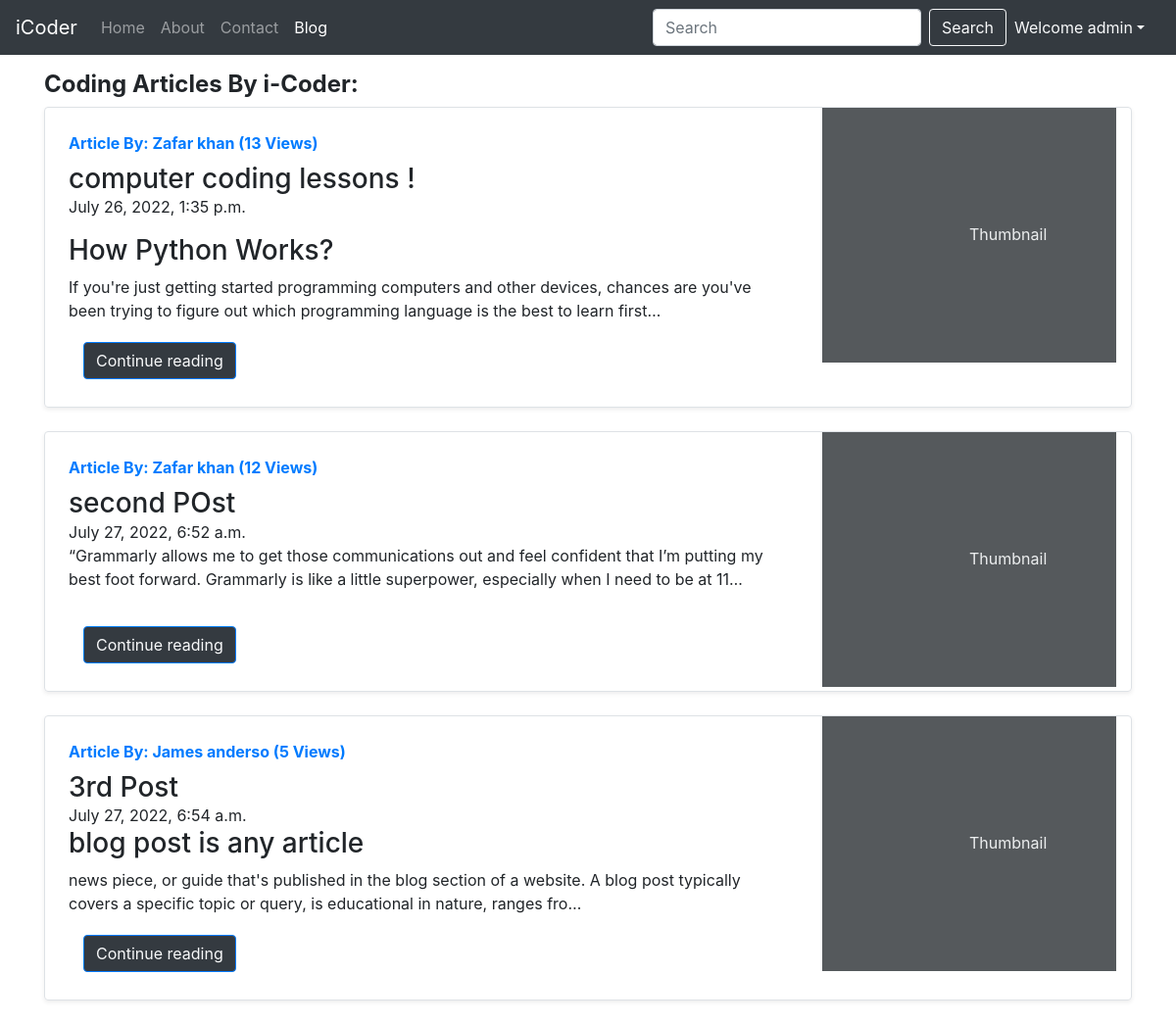
Page /blog/ (signed in) on the committed database.
### blog/models.py (models this page shows, shortened)
class post(models.Model):
    sno = models.AutoField(primary_key=True)
    title = models.CharField(max_length=50)
    author = models.CharField(max_length=13)
    slug = models.CharField(max_length=130)
    content= models.TextField()
    views = models.IntegerField(default=0)
    images = models.ImageField(upload_to='')
    Timestamp = models.DateTimeField(blank=True)

### blog/views.py (the view)
# urls.py: path("", views.blogHome , name="blogHome"),
def blogHome(request):
    allPost = post.objects.all()
    context = {"allPost":allPost}
    return render(request , "blog/blogHome.html" , context)

### templates/blog/blogHome.html (shortened to what this page needs)
{% extends 'base.html' %}
{% block blogactive %}active{% endblock blogactive  %}
{% block body %}
<div class="container my-3">
    <h4><b>Coding Articles By i-Coder:</b></h4>
    {% for post in allPost %}
    <div class= "container-fluid scol-md-6">
        <div class="row g-0 border rounded overflow-hidden flex-md-row mb-4 shadow-sm h-md-250 position-relative">
          <div class="col p-4 d-flex flex-column position-static">
            <strong class="d-inline-block mb-2 text-primary">Article By: {{post.author}} ({{post.views}} Views)</strong>
            <h3 class="mb-0">{{post.title}}</h3>
            <div class="mb-0">{{post.Timestamp}}</div>
            <p class="card-text mb-auto"><div class="preview">{{post.content |safe| truncatechars:200}}</div></p>
            <div class="container my-1">
            <a href="/blog/{{post.slug}}" role="button" class="btn btn-primary bg-dark text-light"> Continue reading</a>
            </div>
          </div>
          <div class="col-auto d-none d-lg-block">
            <svg class="bd-placeholder-img" width="300" height="260" xmlns="http://www.w3.org/2000/svg" role="img" aria-label="Placeholder: Thumbnail" preserveAspectRatio="xMidYMid slice" focusable="false"><title>Placeholder</title><rect width="100%" height="100%" fill="#55595c"></rect><text x="50%" y="50%" fill="#eceeef" dy=".3em">Thumbnail</text></svg>
          </div>
          </div>
        </div>
        {% endfor %}
</div>
{% endblock body %}

### templates/base.html (shortened to what this page needs)
<!doctype html>
<html lang="en">
  <head>
    <link rel="stylesheet" href="https://stackpath.bootstrapcdn.com/bootstrap/4.5.2/css/bootstrap.min.css">
  </head>
  <body>
    <nav class="navbar navbar-expand-lg navbar-dark bg-dark">
        <a class="navbar-brand" href="/">iCoder</a>
        <div class="collapse navbar-collapse" id="navbarSupportedContent">
          <ul class="navbar-nav mr-auto">
            <li class="nav-item {% block homeactive %}{% endblock homeactive  %}">
              <a class="nav-link" href="/">Home <span class="sr-only">(current)</span></a>
            </li>
            <li class="nav-item {% block aboutactive %}{% endblock aboutactive  %}">
              <a class="nav-link" href="/about">About</a>
            </li>
            <li class="nav-item {% block contactactive %}{% endblock contactactive  %}">
              <a class="nav-link" href="/contact">Contact</a>
            </li>
            <li class="nav-item {% block blogactive %}{% endblock blogactive  %}">
              <a class="nav-link" href="/blog">Blog</a>
            </li>
          </ul>
          <form method="get" action="/search" class="form-inline my-2 my-lg-0 mx-3l">
            <input class="form-control mr-sm-2" type="search" placeholder="Search" aria-label="Search" name="query" id="query">
              <button type="sumit" class="btn btn-outline-light  me-2"> Search </button>
          </form>
  {% if user.is_authenticated %}
<ul class="navbar-nav mr-2">
<li class="nav-item dropdown">
<a class="nav-link dropdown-toggle text-light" href='#' id="navbarDropdown" role="button" data-toggle="dropdown"> Welcome {{request.user}}</a>
      </li>
      </ul>
      </div>
  {% endif %}
        </nav>
        {% block body %}  {% endblock body %}
  </body>
</html>

### rows in the picture
post: author "Zafar khan", views "13", title "computer coding lessons !", Timestamp "July 26, 2022, 1:35 p.m.", content "How Python Works? If you're just getting started programming computers and other devices, chances are you've been trying to figure out which programming language is the best to learn first…"
post: author "Zafar khan", views "12", title "second POst", Timestamp "July 27, 2022, 6:52 a.m.", content "“Grammarly allows me to get those communications out and feel confident that I’m putting my best foot forward. Grammarly is like a little superpower, especially when I need to be at 11…"
post: author "James anderso", views "5", title "3rd Post", Timestamp "July 27, 2022, 6:54 a.m.", content "blog post is any article news piece, or guide that's published in the blog section of a website. A blog post typically covers a specific topic or query, is educational in nature, ranges fro…"

### other values in the picture
{{ request.user }} "admin"
